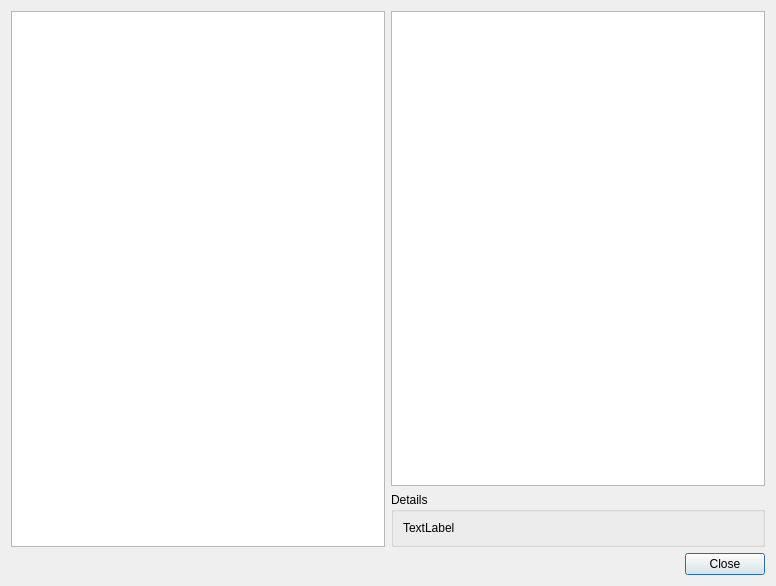
<?xml version="1.0" encoding="UTF-8"?>
<ui version="4.0">
 <class>PackageDetailsDialog</class>
 <widget class="QDialog" name="PackageDetailsDialog">
  <property name="geometry">
   <rect>
    <x>0</x>
    <y>0</y>
    <width>776</width>
    <height>586</height>
   </rect>
  </property>
  <property name="windowTitle">
   <string>Dialog</string>
  </property>
  <layout class="QVBoxLayout" name="verticalLayout_3">
   <item>
    <layout class="QVBoxLayout" name="verticalLayout_2">
     <item>
      <layout class="QHBoxLayout" name="horizontalLayout_2">
       <item>
        <widget class="QListWidget" name="listWidget">
         <property name="spacing">
          <number>5</number>
         </property>
        </widget>
       </item>
       <item>
        <layout class="QVBoxLayout" name="verticalLayout">
         <item>
          <widget class="QTableView" name="tableView"/>
         </item>
         <item>
          <widget class="QGroupBox" name="details_groupsbox">
           <property name="title">
            <string>Details</string>
           </property>
           <layout class="QVBoxLayout" name="verticalLayout_4">
            <item>
             <widget class="QLabel" name="details_label">
              <property name="text">
               <string>TextLabel</string>
              </property>
             </widget>
            </item>
           </layout>
          </widget>
         </item>
        </layout>
       </item>
      </layout>
     </item>
     <item>
      <layout class="QHBoxLayout" name="horizontalLayout">
       <item>
        <spacer name="horizontalSpacer">
         <property name="orientation">
          <enum>Qt::Horizontal</enum>
         </property>
         <property name="sizeHint" stdset="0">
          <size>
           <width>40</width>
           <height>20</height>
          </size>
         </property>
        </spacer>
       </item>
       <item>
        <widget class="QPushButton" name="close_button">
         <property name="text">
          <string>Close</string>
         </property>
        </widget>
       </item>
      </layout>
     </item>
    </layout>
   </item>
  </layout>
 </widget>
 <resources/>
 <connections/>
</ui>
